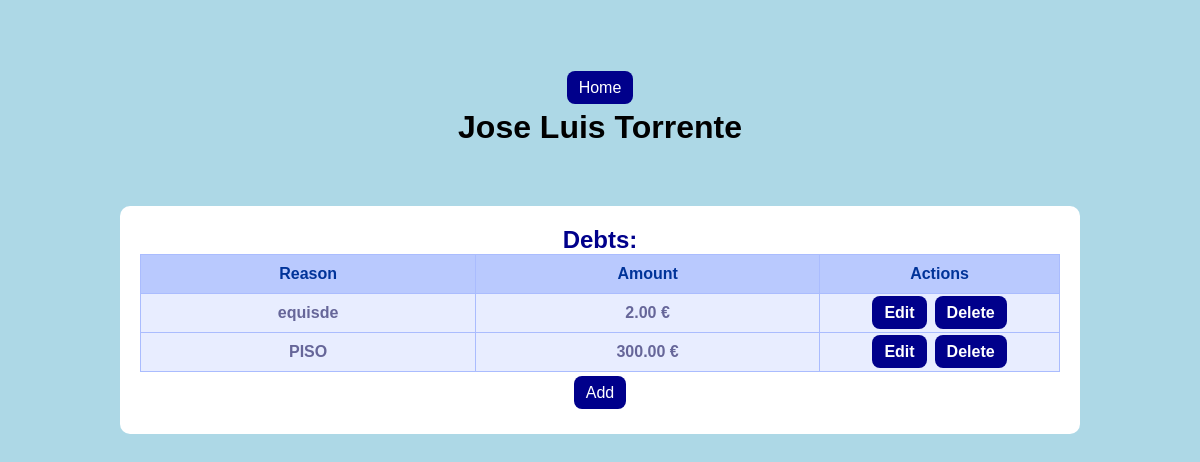
Screenshot of /debtsApp/debtor/2 with the database file from the repository.
### debtsApp/models.py (models this page shows, shortened)
class Debtor(models.Model):
    SEX_CHOICE = (
        ('M', 'Male'),
        ('F', 'Female'),
    )
    name = models.CharField(max_length=40)
    surname = models.CharField(max_length=40)
    sex = models.CharField(max_length=1, choices=SEX_CHOICE)
    address = models.CharField(max_length=100)

class Debt(models.Model):
    reason = models.CharField(max_length=200)
    amount = models.DecimalField(decimal_places=2, max_digits=12)
    debtor = models.ForeignKey(Debtor, on_delete=models.CASCADE, null=False, related_name='debts')

### debtsApp/views.py (the view)
# urls.py: path('debtor/<int:pk>', views.DebtorDetailView.as_view(), name='debtor_detail'),
class DebtorDetailView(generic.DetailView):
    model = Debtor
    template_name = "debtsApp/debtor.html"

### debtsApp/templates/debtsApp/debtor.html (shortened to what this page needs)
<!DOCTYPE html>
<html>
  <head>
    {% load static %}
        <link rel="stylesheet" href="{% static 'debtsApp/style.css' %}">
  </head>
  <body>
    <div class="editContainer">
      <a class="linkButton" href="{% url 'debtsApp:index' %}">Home</a>
    </div>
    <h1>{{debtor.name}} {{debtor.surname}}</h1>
    <div class="simpleContainer">
        <h2>Debts:</h2>
        <table class="tg">
            <thead>
            <tr>
                <th class="tg-l93j">Reason</th>
                <th class="tg-l93j">Amount</th>
                <th class="tg-l93j Actions">Actions</th>
            </tr>
            </thead>
            <tbody>
            {% for debt in debtor.debts.all %}
            <tr>
                <td class="tg-qv16">{{debt.reason}}</td>
                <td class="tg-qv16">{{debt.amount}} €</td>
                <td class="tg-qv16" Actions><a class="linkButton" href="{% url 'debtsApp:debt_edit' debtor.pk debt.pk%}">Edit</a><a class="linkButton" href="{% url 'debtsApp:debt_delete' debtor.pk debt.pk%}">Delete</a></td>
            </tr>
            {% endfor %}
            </tbody>
        </table>
        <div class="editContainer">
            <a class="linkButton" href="{% url 'debtsApp:debt_create' debtor.pk %}">Add</a>
        </div>
    </div>
  </body>
</html>

### debtsApp/static/debtsApp/style.css (style rules this page uses)
* { margin:0; padding:0; box-sizing:border-box; font-family:'Poppins',sans-serif }
body { padding-top:67px; background-color: lightblue; text-align: center; }
h2 { text-align:center; color:darkblue; font-size:auto; font-weight:400px }
a { text-decoration:none }
.simpleContainer { width:80%; margin:auto; margin-top:60px; margin-bottom:40px; padding:20px; border-radius:10px; text-align:center; background-color:#fff }
.tg { width:100%;border-collapse:collapse;border-color:#aabcfe;border-spacing:0; }
.tg td { background-color:#e8edff;border-color:#aabcfe;border-style:solid;border-width:1px;color:#669; font-family:Arial, sans-serif;font-size:14px;overflow:hidden;padding:10px 5px;word-break:normal; }
.tg th { background-color:#b9c9fe;border-color:#aabcfe;border-style:solid;border-width:1px;color:#039; font-family:Arial, sans-serif;font-size:14px;font-weight:normal;overflow:hidden;padding:10px 5px;word-break:normal; }
.tg .tg-qv16 { font-size:16px;font-weight:bold;text-align:center;vertical-align:top }
.tg .tg-l93j { border-color:inherit;font-size:16px;font-weight:bold;text-align:center;vertical-align:top }
.Actions { width:240px;text-align:center;vertical-align:center }
.linkButton { height:30px; border-radius:8px; padding:8px 12px; margin: 4px; background-color:darkblue; color:#fff; font-size:16px; font-weight:700px; cursor:pointer }
.editContainer { margin-top:12px; margin-bottom: 12px; }

### rows the page displays
Debtor: name "Jose Luis", surname "Torrente"
Debt: reason "equisde", amount "2.00"
Debt: reason "PISO", amount "300.00"
